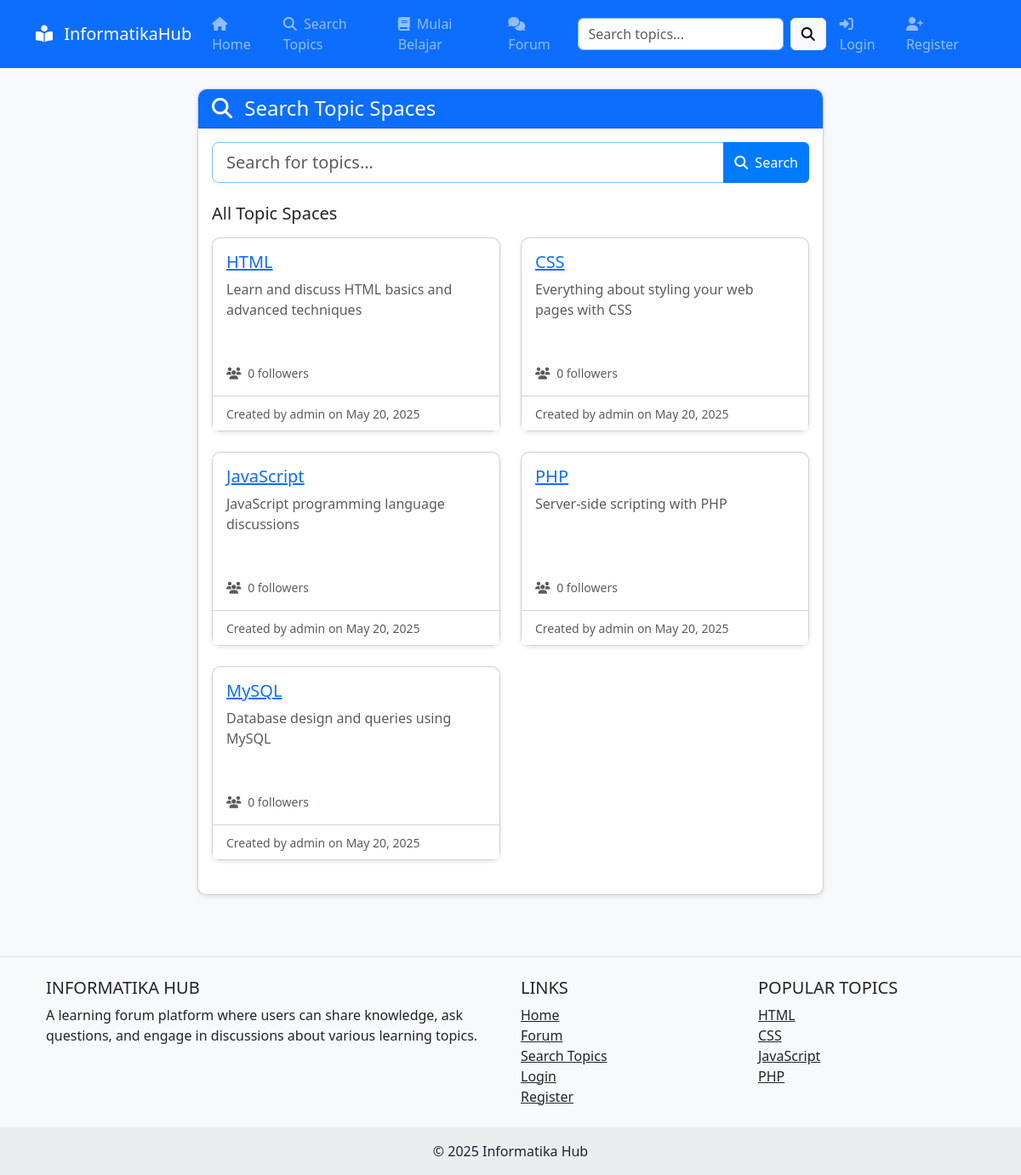
Screenshot of /pages/search.php with the database file from the repository.
### tables this page shows
CREATE TABLE IF NOT EXISTS topic_spaces (
    topic_id INT AUTO_INCREMENT PRIMARY KEY,
    topic_name VARCHAR(100) NOT NULL UNIQUE,
    description TEXT,
    created_by INT,
    created_at TIMESTAMP DEFAULT CURRENT_TIMESTAMP,
    updated_at TIMESTAMP DEFAULT CURRENT_TIMESTAMP ON UPDATE CURRENT_TIMESTAMP,
    FOREIGN KEY (created_by) REFERENCES users(user_id) ON DELETE SET NULL
);

CREATE TABLE IF NOT EXISTS users (
    user_id INT AUTO_INCREMENT PRIMARY KEY,
    username VARCHAR(50) NOT NULL UNIQUE,
    email VARCHAR(100) NOT NULL UNIQUE,
    password VARCHAR(255) NOT NULL,
    profile_image VARCHAR(255) DEFAULT 'default.jpg',
    bio TEXT,
    is_moderator BOOLEAN DEFAULT FALSE,
    created_at TIMESTAMP DEFAULT CURRENT_TIMESTAMP,
    updated_at TIMESTAMP DEFAULT CURRENT_TIMESTAMP ON UPDATE CURRENT_TIMESTAMP
);

### config/database.php (called while the page is built, shortened)
<?php
function getDbConnection() {
    $conn = new mysqli(DB_HOST, DB_USER, DB_PASS, DB_NAME);
    return $conn;
}
function executePreparedStatement($sql, $types, $params) {
    $conn = getDbConnection();
    $stmt = $conn->prepare($sql);
    if (!empty($params)) {
        $stmt->bind_param($types, ...$params);
    }
    $success = $stmt->execute();
    $result = $stmt->get_result();
    return $success ? $result : false;
}

### includes/topic.php (called while the page is built, shortened)
<?php
function getAllTopics($limit = 10, $offset = 0) {
    $sql = "SELECT t.*, u.username as creator_name,
            (SELECT COUNT(*) FROM user_topic_follows WHERE topic_id = t.topic_id) as followers_count
            FROM topic_spaces t
            LEFT JOIN users u ON t.created_by = u.user_id
            ORDER BY t.created_at DESC
            LIMIT ? OFFSET ?";
    $result = executePreparedStatement($sql, "ii", [$limit, $offset]);
    $topics = [];
    while ($row = $result->fetch_assoc()) {
        $topics[] = $row;
    }
    return $topics;
}

### pages/search.php (the view, shortened to what this page needs)
<?php
$searchQuery = isset($_GET['q']) ? sanitizeInput($_GET['q']) : '';
$topics = [];
if (!empty($searchQuery)) {
    $topics = searchTopics($searchQuery);
} else {
    $topics = getAllTopics();
}
include __DIR__ . '/../includes/header.php';
?>
<div class="row">
    <div class="col-lg-8 mx-auto">
        <div class="card mb-4">
            <div class="card-header bg-primary text-white">
                <h4 class="mb-0"><i class="fas fa-search me-2"></i> Search Topic Spaces</h4>
            </div>
            <div class="card-body">
                <form action="<?php echo SITE_URL; ?>/pages/search.php" method="GET" class="mb-4">
                    <div class="input-group">
                        <input type="text" name="q" class="form-control form-control-lg" placeholder="Search for topics..." value="<?php echo $searchQuery; ?>">
                        <button type="submit" class="btn btn-primary">
                            <i class="fas fa-search me-1"></i> Search
                        </button>
                    </div>
                </form>
                <?php if (empty($topics)): ?>
                    <div class="alert alert-info">
                        <p class="mb-0">No topics found. <?php echo !empty($searchQuery) ? 'Try a different search term.' : ''; ?></p>
                    </div>
                <?php else: ?>
                    <h5 class="mb-3"><?php echo !empty($searchQuery) ? 'Search results for: ' . $searchQuery : 'All Topic Spaces'; ?></h5>
                    <div class="row">
                        <?php foreach ($topics as $topic): ?>
                            <div class="col-md-6 mb-4">
                                <div class="card h-100 topic-card">
                                    <div class="card-body">
                                        <h5 class="card-title">
                                            <a href="<?php echo SITE_URL; ?>/pages/topic.php?id=<?php echo $topic['topic_id']; ?>"><?php echo $topic['topic_name']; ?></a>
                                        </h5>
                                        <p class="card-text text-muted">
                                            <?php
                                            echo !empty($topic['description']) ? substr($topic['description'], 0, 100) : 'No description available.';
                                            ?>
                                        </p>
                                        <div class="d-flex justify-content-between align-items-center mt-3">
                                            <small class="text-muted">
                                                <i class="fas fa-users me-1"></i> <?php echo $topic['followers_count']; ?> followers
                                            </small>
                                        </div>
                                    </div>
                                    <div class="card-footer bg-white">
                                        <small class="text-muted">
                                            Created by <?php echo $topic['creator_name']; ?> on <?php echo date('M d, Y', strtotime($topic['created_at'])); ?>
                                        </small>
                                    </div>
                                </div>
                            </div>
                        <?php endforeach; ?>
                    </div>
                <?php endif; ?>
            </div>
        </div>
    </div>
</div>
<?php
include __DIR__ . '/../includes/footer.php';
?>

### assets/css/style.css (style rules this page uses)
body { background-color: #f8f9fa; min-height: 100vh; display: flex; flex-direction: column; }
.card { border-radius: 10px; box-shadow: 0 2px 5px rgba(0, 0, 0, 0.1); margin-bottom: 20px; transition: transform 0.3s ease; }
.card-header { border-top-left-radius: 10px !important; border-top-right-radius: 10px !important; }
.topic-card { height: 100%; }
.topic-card .card-body { display: flex; flex-direction: column; }
.topic-card .card-text { flex-grow: 1; }
.form-control { border-color: #80bdff; border-width: 1px; }
.btn-primary { background-color: #007bff; border-color: #007bff; }

### rows the page displays
topic_spaces: topic_name "HTML", description "Learn and discuss HTML basics and advanced techniques", followers_count "0", created_by.username "admin", created_at "May 20, 2025"
topic_spaces: topic_name "CSS", description "Everything about styling your web pages with CSS", followers_count "0", created_by.username "admin", created_at "May 20, 2025"
topic_spaces: topic_name "JavaScript", description "JavaScript programming language discussions", followers_count "0", created_by.username "admin", created_at "May 20, 2025"
topic_spaces: topic_name "PHP", description "Server-side scripting with PHP", followers_count "0", created_by.username "admin", created_at "May 20, 2025"
topic_spaces: topic_name "MySQL", description "Database design and queries using MySQL", followers_count "0", created_by.username "admin", created_at "May 20, 2025"
